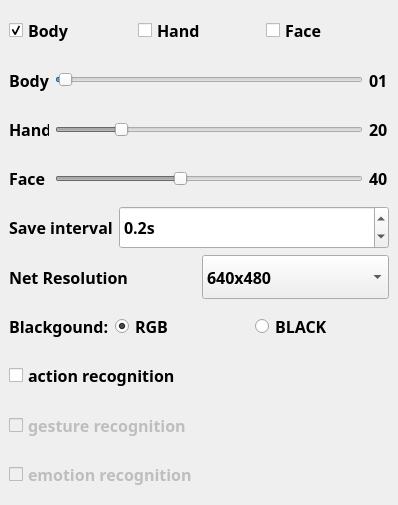
<?xml version="1.0" encoding="UTF-8"?>
<ui version="4.0">
 <class>setting_DockWidget</class>
 <widget class="QDockWidget" name="setting_DockWidget">
  <property name="windowModality">
   <enum>Qt::NonModal</enum>
  </property>
  <property name="enabled">
   <bool>true</bool>
  </property>
  <property name="geometry">
   <rect>
    <x>0</x>
    <y>0</y>
    <width>398</width>
    <height>505</height>
   </rect>
  </property>
  <property name="font">
   <font>
    <family>等线</family>
    <pointsize>12</pointsize>
    <weight>75</weight>
    <bold>true</bold>
   </font>
  </property>
  <property name="layoutDirection">
   <enum>Qt::LeftToRight</enum>
  </property>
  <property name="autoFillBackground">
   <bool>false</bool>
  </property>
  <property name="inputMethodHints">
   <set>Qt::ImhNone</set>
  </property>
  <property name="floating">
   <bool>false</bool>
  </property>
  <property name="allowedAreas">
   <set>Qt::LeftDockWidgetArea|Qt::RightDockWidgetArea</set>
  </property>
  <property name="windowTitle">
   <string>setting</string>
  </property>
  <widget class="QWidget" name="dockWidgetContents">
   <layout class="QVBoxLayout" name="verticalLayout">
    <item>
     <layout class="QHBoxLayout" name="horizontalLayout_7">
      <item>
       <widget class="QCheckBox" name="checkBox_body">
        <property name="sizePolicy">
         <sizepolicy hsizetype="Preferred" vsizetype="Minimum">
          <horstretch>0</horstretch>
          <verstretch>0</verstretch>
         </sizepolicy>
        </property>
        <property name="font">
         <font>
          <family>等线</family>
          <pointsize>12</pointsize>
          <weight>75</weight>
          <bold>true</bold>
         </font>
        </property>
        <property name="text">
         <string>Body</string>
        </property>
        <property name="checked">
         <bool>true</bool>
        </property>
       </widget>
      </item>
      <item>
       <widget class="QCheckBox" name="checkBox_hand">
        <property name="sizePolicy">
         <sizepolicy hsizetype="Preferred" vsizetype="Minimum">
          <horstretch>0</horstretch>
          <verstretch>0</verstretch>
         </sizepolicy>
        </property>
        <property name="font">
         <font>
          <family>等线</family>
          <pointsize>12</pointsize>
          <weight>75</weight>
          <bold>true</bold>
         </font>
        </property>
        <property name="text">
         <string>Hand</string>
        </property>
       </widget>
      </item>
      <item>
       <widget class="QCheckBox" name="checkBox_face">
        <property name="sizePolicy">
         <sizepolicy hsizetype="Preferred" vsizetype="Minimum">
          <horstretch>0</horstretch>
          <verstretch>0</verstretch>
         </sizepolicy>
        </property>
        <property name="font">
         <font>
          <family>等线</family>
          <pointsize>12</pointsize>
          <weight>75</weight>
          <bold>true</bold>
         </font>
        </property>
        <property name="text">
         <string>Face</string>
        </property>
       </widget>
      </item>
     </layout>
    </item>
    <item>
     <layout class="QHBoxLayout" name="horizontalLayout_8">
      <item>
       <widget class="QLabel" name="label_11">
        <property name="sizePolicy">
         <sizepolicy hsizetype="Preferred" vsizetype="Preferred">
          <horstretch>0</horstretch>
          <verstretch>0</verstretch>
         </sizepolicy>
        </property>
        <property name="minimumSize">
         <size>
          <width>40</width>
          <height>0</height>
         </size>
        </property>
        <property name="maximumSize">
         <size>
          <width>30</width>
          <height>16777215</height>
         </size>
        </property>
        <property name="font">
         <font>
          <family>等线</family>
          <pointsize>12</pointsize>
          <weight>75</weight>
          <bold>true</bold>
         </font>
        </property>
        <property name="text">
         <string>Body</string>
        </property>
        <property name="scaledContents">
         <bool>true</bool>
        </property>
       </widget>
      </item>
      <item>
       <widget class="QSlider" name="horizontalSlider_Body">
        <property name="sizePolicy">
         <sizepolicy hsizetype="Preferred" vsizetype="Fixed">
          <horstretch>0</horstretch>
          <verstretch>0</verstretch>
         </sizepolicy>
        </property>
        <property name="maximumSize">
         <size>
          <width>16777215</width>
          <height>16777215</height>
         </size>
        </property>
        <property name="font">
         <font>
          <family>等线</family>
          <pointsize>12</pointsize>
          <weight>75</weight>
          <bold>true</bold>
         </font>
        </property>
        <property name="value">
         <number>1</number>
        </property>
        <property name="orientation">
         <enum>Qt::Horizontal</enum>
        </property>
       </widget>
      </item>
      <item>
       <widget class="QLabel" name="label_threshold_body">
        <property name="sizePolicy">
         <sizepolicy hsizetype="Minimum" vsizetype="Preferred">
          <horstretch>0</horstretch>
          <verstretch>0</verstretch>
         </sizepolicy>
        </property>
        <property name="maximumSize">
         <size>
          <width>20</width>
          <height>16777215</height>
         </size>
        </property>
        <property name="font">
         <font>
          <family>等线</family>
          <pointsize>12</pointsize>
          <weight>75</weight>
          <bold>true</bold>
         </font>
        </property>
        <property name="text">
         <string>01</string>
        </property>
       </widget>
      </item>
     </layout>
    </item>
    <item>
     <layout class="QHBoxLayout" name="horizontalLayout_9">
      <item>
       <widget class="QLabel" name="label_10">
        <property name="sizePolicy">
         <sizepolicy hsizetype="Preferred" vsizetype="Preferred">
          <horstretch>0</horstretch>
          <verstretch>0</verstretch>
         </sizepolicy>
        </property>
        <property name="minimumSize">
         <size>
          <width>40</width>
          <height>0</height>
         </size>
        </property>
        <property name="maximumSize">
         <size>
          <width>30</width>
          <height>16777215</height>
         </size>
        </property>
        <property name="font">
         <font>
          <family>等线</family>
          <pointsize>12</pointsize>
          <weight>75</weight>
          <bold>true</bold>
         </font>
        </property>
        <property name="text">
         <string>Hand</string>
        </property>
        <property name="scaledContents">
         <bool>true</bool>
        </property>
       </widget>
      </item>
      <item>
       <widget class="QSlider" name="horizontalSlider_Hand">
        <property name="enabled">
         <bool>false</bool>
        </property>
        <property name="sizePolicy">
         <sizepolicy hsizetype="Preferred" vsizetype="Fixed">
          <horstretch>0</horstretch>
          <verstretch>0</verstretch>
         </sizepolicy>
        </property>
        <property name="font">
         <font>
          <family>等线</family>
          <pointsize>12</pointsize>
          <weight>75</weight>
          <bold>true</bold>
         </font>
        </property>
        <property name="value">
         <number>20</number>
        </property>
        <property name="orientation">
         <enum>Qt::Horizontal</enum>
        </property>
       </widget>
      </item>
      <item>
       <widget class="QLabel" name="label_threshold_hand">
        <property name="sizePolicy">
         <sizepolicy hsizetype="Minimum" vsizetype="Preferred">
          <horstretch>0</horstretch>
          <verstretch>0</verstretch>
         </sizepolicy>
        </property>
        <property name="maximumSize">
         <size>
          <width>20</width>
          <height>16777215</height>
         </size>
        </property>
        <property name="font">
         <font>
          <family>等线</family>
          <pointsize>12</pointsize>
          <weight>75</weight>
          <bold>true</bold>
         </font>
        </property>
        <property name="text">
         <string>20</string>
        </property>
       </widget>
      </item>
     </layout>
    </item>
    <item>
     <layout class="QHBoxLayout" name="horizontalLayout_10">
      <item>
       <widget class="QLabel" name="label_9">
        <property name="sizePolicy">
         <sizepolicy hsizetype="Preferred" vsizetype="Preferred">
          <horstretch>0</horstretch>
          <verstretch>0</verstretch>
         </sizepolicy>
        </property>
        <property name="minimumSize">
         <size>
          <width>40</width>
          <height>0</height>
         </size>
        </property>
        <property name="maximumSize">
         <size>
          <width>30</width>
          <height>16777215</height>
         </size>
        </property>
        <property name="font">
         <font>
          <family>等线</family>
          <pointsize>12</pointsize>
          <weight>75</weight>
          <bold>true</bold>
         </font>
        </property>
        <property name="text">
         <string>Face</string>
        </property>
        <property name="scaledContents">
         <bool>true</bool>
        </property>
       </widget>
      </item>
      <item>
       <widget class="QSlider" name="horizontalSlider_Face">
        <property name="enabled">
         <bool>false</bool>
        </property>
        <property name="sizePolicy">
         <sizepolicy hsizetype="Preferred" vsizetype="Fixed">
          <horstretch>0</horstretch>
          <verstretch>0</verstretch>
         </sizepolicy>
        </property>
        <property name="font">
         <font>
          <family>等线</family>
          <pointsize>12</pointsize>
          <weight>75</weight>
          <bold>true</bold>
         </font>
        </property>
        <property name="value">
         <number>40</number>
        </property>
        <property name="orientation">
         <enum>Qt::Horizontal</enum>
        </property>
       </widget>
      </item>
      <item>
       <widget class="QLabel" name="label_threshold_face">
        <property name="sizePolicy">
         <sizepolicy hsizetype="Minimum" vsizetype="Preferred">
          <horstretch>0</horstretch>
          <verstretch>0</verstretch>
         </sizepolicy>
        </property>
        <property name="maximumSize">
         <size>
          <width>20</width>
          <height>16777215</height>
         </size>
        </property>
        <property name="font">
         <font>
          <family>等线</family>
          <pointsize>12</pointsize>
          <weight>75</weight>
          <bold>true</bold>
         </font>
        </property>
        <property name="text">
         <string>40</string>
        </property>
       </widget>
      </item>
     </layout>
    </item>
    <item>
     <layout class="QHBoxLayout" name="horizontalLayout_11">
      <item>
       <widget class="QLabel" name="label_7">
        <property name="font">
         <font>
          <family>等线</family>
          <pointsize>12</pointsize>
          <weight>75</weight>
          <bold>true</bold>
         </font>
        </property>
        <property name="text">
         <string>Save interval</string>
        </property>
        <property name="scaledContents">
         <bool>true</bool>
        </property>
       </widget>
      </item>
      <item>
       <widget class="QDoubleSpinBox" name="doubleSpinBox_interval">
        <property name="sizePolicy">
         <sizepolicy hsizetype="Expanding" vsizetype="Minimum">
          <horstretch>0</horstretch>
          <verstretch>0</verstretch>
         </sizepolicy>
        </property>
        <property name="font">
         <font>
          <family>等线</family>
          <pointsize>12</pointsize>
          <weight>75</weight>
          <bold>true</bold>
         </font>
        </property>
        <property name="suffix">
         <string>s</string>
        </property>
        <property name="decimals">
         <number>1</number>
        </property>
        <property name="maximum">
         <double>5.000000000000000</double>
        </property>
        <property name="singleStep">
         <double>0.100000000000000</double>
        </property>
        <property name="value">
         <double>0.200000000000000</double>
        </property>
       </widget>
      </item>
     </layout>
    </item>
    <item>
     <layout class="QHBoxLayout" name="horizontalLayout_12">
      <item>
       <widget class="QLabel" name="label_8">
        <property name="font">
         <font>
          <family>等线</family>
          <pointsize>12</pointsize>
          <weight>75</weight>
          <bold>true</bold>
         </font>
        </property>
        <property name="text">
         <string>Net Resolution</string>
        </property>
        <property name="scaledContents">
         <bool>true</bool>
        </property>
       </widget>
      </item>
      <item>
       <widget class="QComboBox" name="comboBox_resolution">
        <property name="sizePolicy">
         <sizepolicy hsizetype="Preferred" vsizetype="Minimum">
          <horstretch>0</horstretch>
          <verstretch>0</verstretch>
         </sizepolicy>
        </property>
        <property name="minimumSize">
         <size>
          <width>90</width>
          <height>0</height>
         </size>
        </property>
        <property name="font">
         <font>
          <family>等线</family>
          <pointsize>12</pointsize>
          <weight>75</weight>
          <bold>true</bold>
         </font>
        </property>
        <item>
         <property name="text">
          <string>640x480</string>
         </property>
        </item>
        <item>
         <property name="text">
          <string>320x240</string>
         </property>
        </item>
        <item>
         <property name="text">
          <string>128x96</string>
         </property>
        </item>
       </widget>
      </item>
     </layout>
    </item>
    <item>
     <layout class="QHBoxLayout" name="horizontalLayout_13">
      <item>
       <widget class="QLabel" name="label_12">
        <property name="sizePolicy">
         <sizepolicy hsizetype="Expanding" vsizetype="Preferred">
          <horstretch>0</horstretch>
          <verstretch>0</verstretch>
         </sizepolicy>
        </property>
        <property name="minimumSize">
         <size>
          <width>100</width>
          <height>0</height>
         </size>
        </property>
        <property name="maximumSize">
         <size>
          <width>0</width>
          <height>16777215</height>
         </size>
        </property>
        <property name="font">
         <font>
          <family>等线</family>
          <pointsize>12</pointsize>
          <weight>75</weight>
          <bold>true</bold>
         </font>
        </property>
        <property name="text">
         <string>Blackgound:</string>
        </property>
        <property name="scaledContents">
         <bool>true</bool>
        </property>
       </widget>
      </item>
      <item>
       <widget class="QRadioButton" name="radioButton_rgb">
        <property name="sizePolicy">
         <sizepolicy hsizetype="Minimum" vsizetype="Minimum">
          <horstretch>0</horstretch>
          <verstretch>0</verstretch>
         </sizepolicy>
        </property>
        <property name="font">
         <font>
          <family>等线</family>
          <pointsize>12</pointsize>
          <weight>75</weight>
          <bold>true</bold>
         </font>
        </property>
        <property name="text">
         <string>RGB</string>
        </property>
        <property name="checked">
         <bool>true</bool>
        </property>
       </widget>
      </item>
      <item>
       <widget class="QRadioButton" name="radioButton_black">
        <property name="sizePolicy">
         <sizepolicy hsizetype="Minimum" vsizetype="Minimum">
          <horstretch>0</horstretch>
          <verstretch>0</verstretch>
         </sizepolicy>
        </property>
        <property name="font">
         <font>
          <family>等线</family>
          <pointsize>12</pointsize>
          <weight>75</weight>
          <bold>true</bold>
         </font>
        </property>
        <property name="text">
         <string>BLACK</string>
        </property>
       </widget>
      </item>
     </layout>
    </item>
    <item>
     <widget class="QCheckBox" name="checkBox_action">
      <property name="sizePolicy">
       <sizepolicy hsizetype="Minimum" vsizetype="Minimum">
        <horstretch>0</horstretch>
        <verstretch>0</verstretch>
       </sizepolicy>
      </property>
      <property name="font">
       <font>
        <family>等线</family>
        <pointsize>12</pointsize>
        <weight>75</weight>
        <bold>true</bold>
       </font>
      </property>
      <property name="text">
       <string>action recognition</string>
      </property>
     </widget>
    </item>
    <item>
     <widget class="QCheckBox" name="checkBox_gesture">
      <property name="enabled">
       <bool>false</bool>
      </property>
      <property name="sizePolicy">
       <sizepolicy hsizetype="Minimum" vsizetype="Minimum">
        <horstretch>0</horstretch>
        <verstretch>0</verstretch>
       </sizepolicy>
      </property>
      <property name="font">
       <font>
        <family>等线</family>
        <pointsize>12</pointsize>
        <weight>75</weight>
        <bold>true</bold>
       </font>
      </property>
      <property name="text">
       <string>gesture recognition</string>
      </property>
     </widget>
    </item>
    <item>
     <widget class="QCheckBox" name="checkBox_emotion">
      <property name="enabled">
       <bool>false</bool>
      </property>
      <property name="sizePolicy">
       <sizepolicy hsizetype="Minimum" vsizetype="Minimum">
        <horstretch>0</horstretch>
        <verstretch>0</verstretch>
       </sizepolicy>
      </property>
      <property name="font">
       <font>
        <family>等线</family>
        <pointsize>12</pointsize>
        <weight>75</weight>
        <bold>true</bold>
       </font>
      </property>
      <property name="text">
       <string>emotion recognition</string>
      </property>
     </widget>
    </item>
   </layout>
  </widget>
 </widget>
 <resources/>
 <connections/>
</ui>
